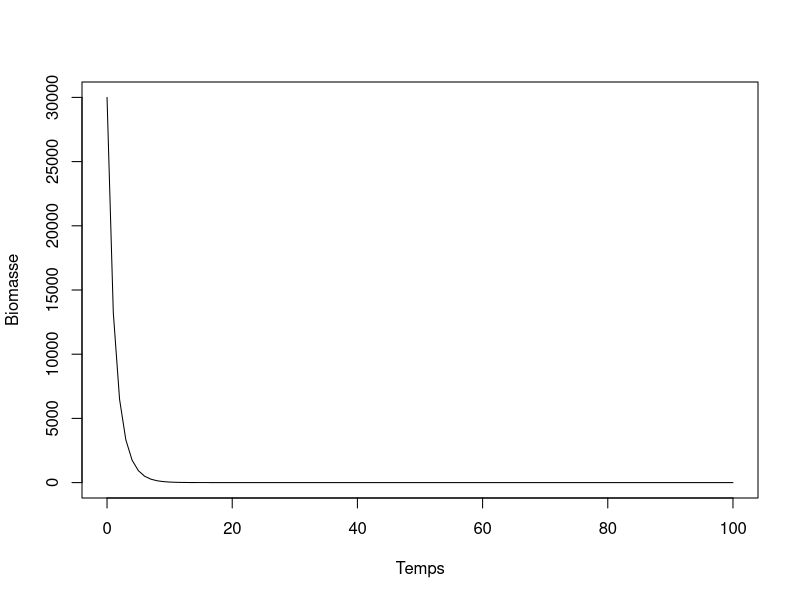
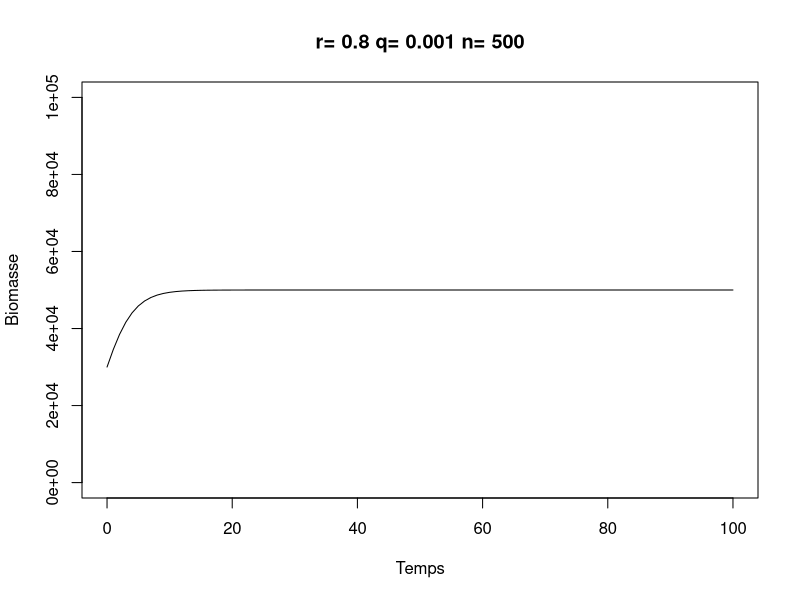
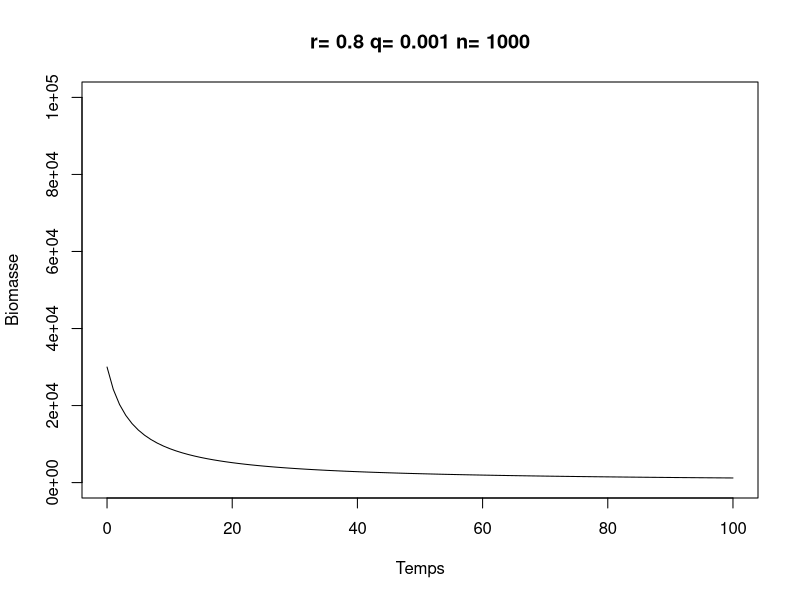
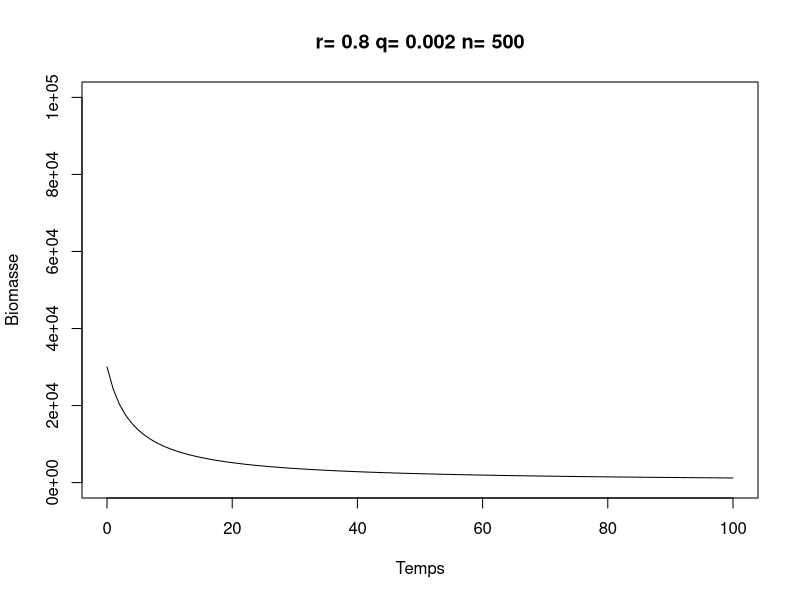
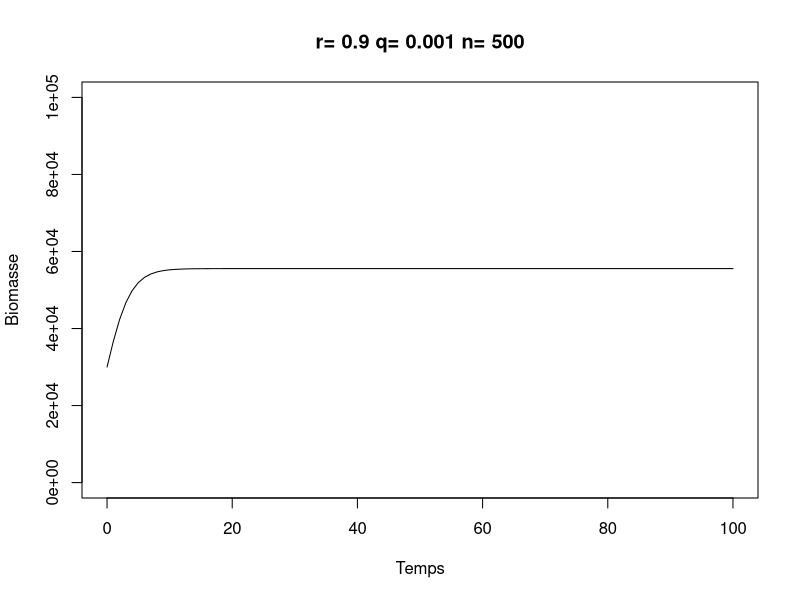
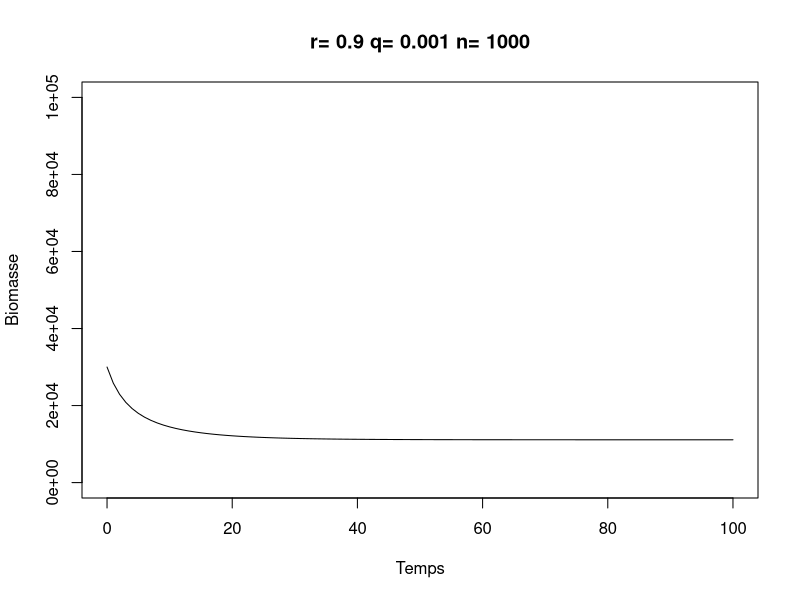
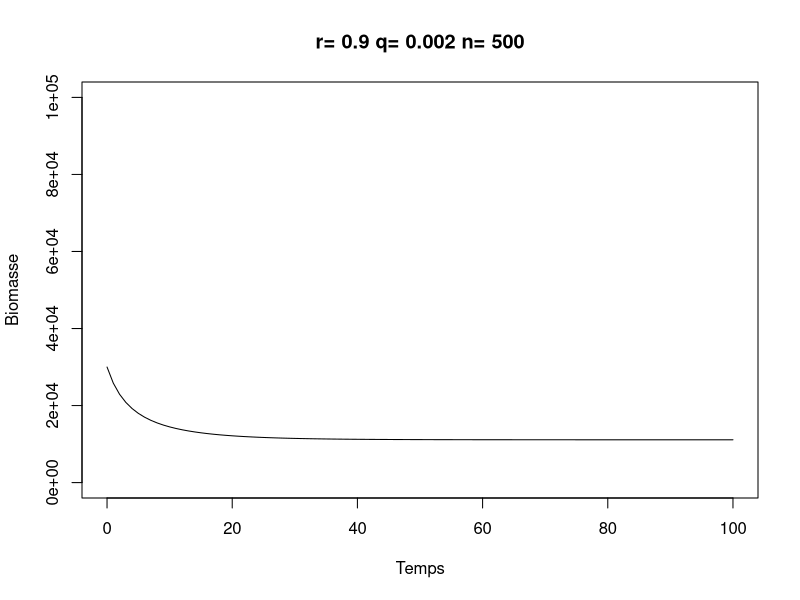
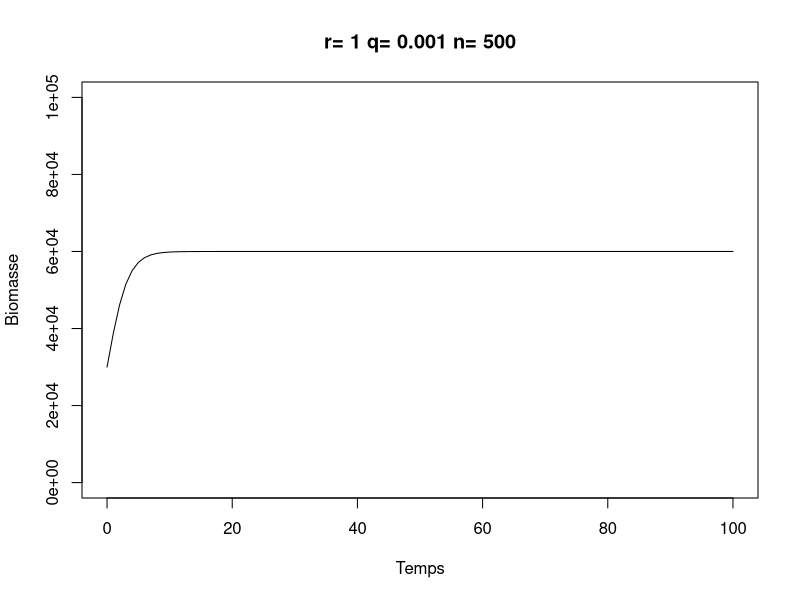

Source code (R) for these figures, in order: (Note: this script raises an error after producing the figures.)
#install.packages("deSolve")
library(deSolve)
rm(list = ls())


# 1. Simulation du Modèle
# 
# Commencez par simuler le modèle avec vos valeurs initiales de paramètres pour 
# voir comment le système se comporte. Cela vous donnera une idée de base de 
# l'état d'équilibre (ou de non-équilibre) du système avec les paramètres initiaux.



#Définition des équations différentielles
model <- function(t, state, parameters) {
  with(as.list(c(state, parameters)), {
    dBdt = r * B * (1 - B/k) - q * a * n * B
    dCdt = alpha * (q * a * n * B - lambda * n - gamma * C)
    
    return(list(c(dBdt, dCdt)))
  })
}

#Paramètres initiaux et conditions initiales 
## B       = Biomass initial dans le lac
## C       = capital des pecheurs
### r      = Taux de croissance annuel == https://horizon.documentation.ird.fr/exl-doc/pleins_textes/divers10-10/03839.pdf
### k      = Capacité de charge max
### q      = proba d'attrapé des poisson (symbolise la difficulté)
### a      = accessibilité du lac (qui tend vers zero avec les réserve et le typha)
### n      = le nombre de sortie par ans de pirogue
### alpha  = le prix du poisson par tones
### lambda = le cout de production d'une pirogue
### gamma  = la dépréciation du capitale

B_initial <- 30000 #Biomass initial dans le lac
C_initial <- 2000000 #capital des pecheurs

r_value <- 0.98     # Taux de croissance annuel
r_min <- 0
r_max <- 1

k_value <- 100000   # Capacité de charge max

q_value <- 0.001    # proba d'attrapé des poisson
q_min <- 0
q_max  <- 1

a_value <- 0.8      #accessibilité du lac
a_min <- 0
a_max <- 1

n_value <- 2000
n_min <- 200
n_max <- 5000

alpha_value <- 1500000
alpha_min <- 1000000
alpha_max <- 3000000

lambda_value <- 542025

gamma_value <- 0.002
gamma_min <- 0
gamma_max <- 1

# Définir les bornes inférieures et supérieures pour chaque paramètre
lower_bounds <- c(r_min,q_min, a_min, n_min, alpha_min, gamma_min)
upper_bounds <- c(r_max, q_max, a_max, n_max, alpha_max, gamma_max)

initial_state <- c(B = B_initial, C = C_initial)
parameters <- c(r = r_value, k = k_value, q = q_value, a = a_value, 
                n = n_value, alpha = alpha_value, 
                lambda = lambda_value, gamma = gamma_value)
times <- seq(0, 100, by = 1)  # Ajustez selon le besoin


out <- ode(y = initial_state, times = times, func = model, parms = parameters)
simulated_data <- as.data.frame(out)
plot(simulated_data$time, simulated_data$B, type = 'l', xlab = "Temps", ylab = "Biomasse")

# 2. Analyse de Sensibilité
# 
# Effectuez une analyse de sensibilité pour comprendre l'impact de chaque paramètre
# sur la biomasse B. Cela implique de faire varier chaque paramètre dans sa plage
# (par exemple, de r_min à r_max) et d'observer comment cela affecte la biomasse 
# au fil du temps. Cela vous aidera à identifier quels paramètres sont cruciaux 
# pour maintenir la biomasse au-dessus de zéro.

## tres brut force 
# Paramètres initiaux et conditions initiales
initial_state <- c(B = 30000, C = 2000000)
times <- seq(0, 100, by = 1)

# Grille de paramètres (exemple simple)
r_values <- seq(0.8, 1, by = 0.1)
q_values <- seq(0.001, 0.01, by = 0.001)
n_value <- seq(500, 5000, by = 500)

# Stockage des résultats
results <- list()
# DataFrame pour stocker les résultats
results_df <- data.frame()

# Simulation pour chaque combinaison de r et q
for (r in r_values) {
  for (q in q_values) {
    for (n in n_value){
      
    parameters <- c(r = r, k = 100000, q = q, a = 0.8, n = n_value, 
                    alpha = 1500000, lambda = 542025, gamma = 0.002)
    out <- ode(y = initial_state, times = times, func = model, parms = parameters)
    simulated_data <- as.data.frame(out)
    
    # Vérifier si B tombe à zéro
    if (all(simulated_data$B > 1000)) {
      results[[paste("r=", r, "q=", q, "n=",n)]] <- simulated_data
      results_df <- rbind(results_df, c(r, q, n, simulated_data$B[101]))
    }
  }
  }
}

colnames(results_df) <- c("r","q","n","biomass")
results_df <- results_df[order(-results_df$biomass), ]

# Visualisation des scénarios réussis
for (scenario in names(results)) {
  plot(results[[scenario]]$time, 
       results[[scenario]]$B, 
       type = 'l', 
       xlab = "Temps", ylab = "Biomasse",
       ylim = c(0,100000),
       main = scenario)
}

# 3. Recherche de l'Équilibre
# 
# Utilisez une méthode d'exploration de l'espace des paramètres (comme une grille 
# de recherche ou un algorithme d'optimisation si nécessaire) pour trouver des 
# combinaisons de paramètres qui conduisent à un état d'équilibre souhaitable. 
# Vous pouvez définir une fonction de coût (ou objectif) qui mesure à quel point 
# la biomasse est éloignée de zéro et tenter de la minimiser.

# 4. Visualisation
# 
# Visualisez les résultats des simulations pour différentes combinaisons de paramètres.
#Cela peut impliquer la création de graphiques montrant la biomasse au fil du temps 
#pour différentes valeurs de paramètres, ou des diagrammes de phase montrant l'état 
# d'équilibre en fonction des paramètres.









#########################

cost_function <- function(parameters) {
  # Ajuster les paramètres du modèle
  names(parameters) <- c("r", "k", "q", "a", "n", "alpha", "lambda", "gamma")
  
  # Simuler le modèle
  out <- ode(y = initial_state, times = times, func = model, parms = parameters, atol = 1e-3, rtol = 1e-3)
  simulated_data <- as.data.frame(out)
  
  # Pénaliser si la biomasse ou le capital tombe en dessous de zéro
  cost = sum(simulated_data$B < 0) * 1000 + sum(simulated_data$C < 0) * 1000
  
  return(cost)
}


initial_parameters <- c(r = r_value, k = k_value, q = q_value, a = a_value, 
                        n = n_value, alpha = alpha_value, 
                        lambda = lambda_value, gamma = gamma_value)

optim(par = initial_parameters, fn = cost_function, method = "L-BFGS-B", 
      lower = lower_bounds, upper = upper_bounds) #L-BFGS-B ou Nelder-Mead
